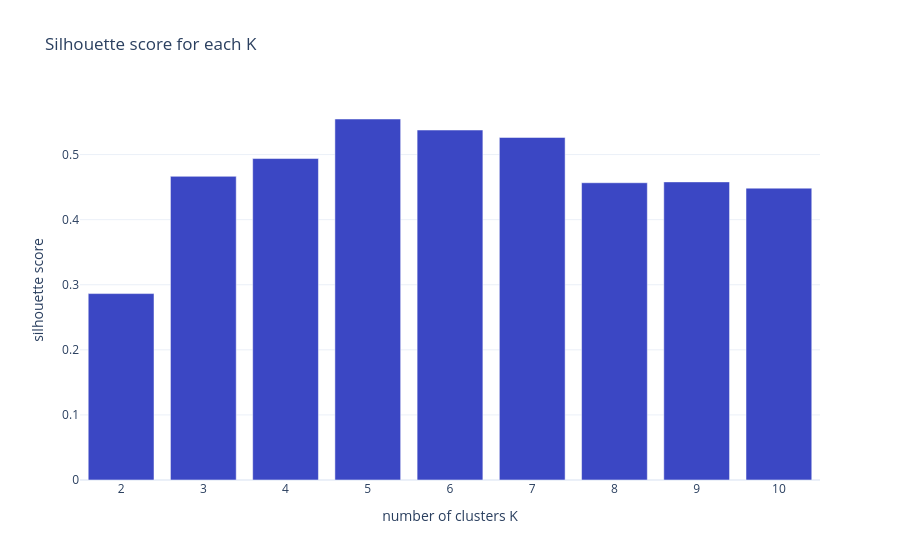

Notebook source saved alongside this figure:
### Markdown cell above
5. Check with the silhouette score, for $K$ from 2 to 10. Does it confirm your choice?

💡 Hint: `silhouette_score(X_scaled, labels)` needs the cluster of each customer, given by `fit_predict`.

### Code cell
ks = range(2, 11)
sil = [silhouette_score(X_scaled, KMeans(n_clusters=k, n_init=10, random_state=0).fit_predict(X_scaled)) for k in ks]
for k, s in zip(ks, sil):
    print(f"K={k:>2}: silhouette score {s:.3f}")
fig = px.bar(x=list(ks), y=sil, title="Silhouette score for each K")
fig.update_layout(xaxis_title="number of clusters K", yaxis_title="silhouette score")
fig.show()

### Figure 1 — Plotly figure (JSON) as saved in the notebook; plotly's stock layout.template omitted (floating-point values rounded to 4 significant figures)
{"data": [{"hovertemplate": "x=%{x}<br>y=%{y}<extra></extra>", "legendgroup": "", "marker": {"color": "#3B47C4", "pattern": {"shape": ""}}, "name": "", "orientation": "v", "showlegend": false, "textposition": "auto", "type": "bar", "x": [2, 3, 4, 5, 6, 7, 8, 9, 10], "xaxis": "x", "y": [0.2864, 0.4666, 0.4939, 0.5547, 0.5377, 0.5263, 0.4567, 0.4581, 0.4484], "yaxis": "y"}], "layout": {"barmode": "relative", "legend": {"tracegroupgap": 0}, "title": {"text": "Silhouette score for each K"}, "xaxis": {"anchor": "y", "domain": [0.0, 1.0], "title": {"text": "number of clusters K"}}, "yaxis": {"anchor": "x", "domain": [0.0, 1.0], "title": {"text": "silhouette score"}}}}
